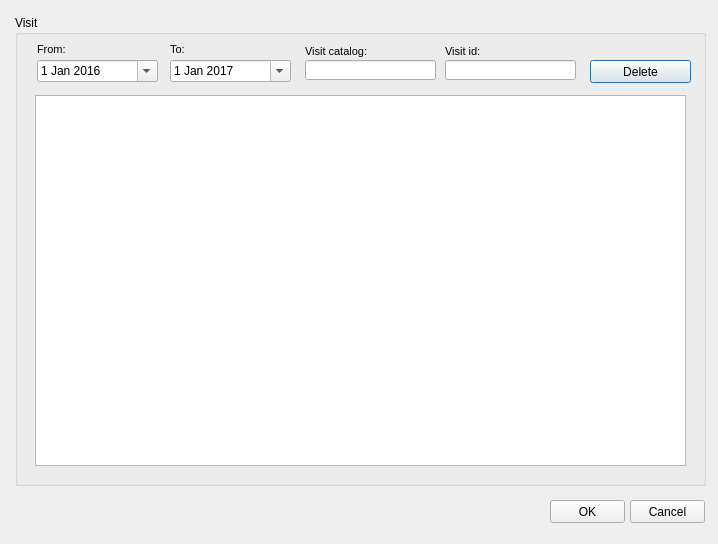
<?xml version="1.0" encoding="UTF-8"?>
<ui version="4.0">
 <class>Dialog</class>
 <widget class="QDialog" name="Dialog">
  <property name="geometry">
   <rect>
    <x>0</x>
    <y>0</y>
    <width>718</width>
    <height>544</height>
   </rect>
  </property>
  <property name="windowTitle">
   <string>Dialog</string>
  </property>
  <widget class="QGroupBox" name="groupBox">
   <property name="geometry">
    <rect>
     <x>15</x>
     <y>15</y>
     <width>691</width>
     <height>471</height>
    </rect>
   </property>
   <property name="title">
    <string>Visit</string>
   </property>
   <widget class="QTableView" name="tbl_psm">
    <property name="geometry">
     <rect>
      <x>20</x>
      <y>80</y>
      <width>651</width>
      <height>371</height>
     </rect>
    </property>
    <property name="sortingEnabled">
     <bool>true</bool>
    </property>
   </widget>
   <widget class="QPushButton" name="btn_delete">
    <property name="geometry">
     <rect>
      <x>575</x>
      <y>45</y>
      <width>101</width>
      <height>23</height>
     </rect>
    </property>
    <property name="text">
     <string>Delete</string>
    </property>
   </widget>
   <widget class="QDateEdit" name="date_event_to">
    <property name="geometry">
     <rect>
      <x>155</x>
      <y>45</y>
      <width>121</width>
      <height>22</height>
     </rect>
    </property>
    <property name="date">
     <date>
      <year>2017</year>
      <month>1</month>
      <day>1</day>
     </date>
    </property>
    <property name="calendarPopup">
     <bool>true</bool>
    </property>
   </widget>
   <widget class="QLabel" name="label_data_event_from">
    <property name="geometry">
     <rect>
      <x>22</x>
      <y>23</y>
      <width>90</width>
      <height>22</height>
     </rect>
    </property>
    <property name="font">
     <font>
      <pointsize>8</pointsize>
     </font>
    </property>
    <property name="frameShape">
     <enum>QFrame::NoFrame</enum>
    </property>
    <property name="frameShadow">
     <enum>QFrame::Plain</enum>
    </property>
    <property name="text">
     <string>From:</string>
    </property>
    <property name="textFormat">
     <enum>Qt::AutoText</enum>
    </property>
    <property name="scaledContents">
     <bool>false</bool>
    </property>
    <property name="alignment">
     <set>Qt::AlignLeading|Qt::AlignLeft|Qt::AlignVCenter</set>
    </property>
    <property name="margin">
     <number>3</number>
    </property>
   </widget>
   <widget class="QLabel" name="label_data_event_to">
    <property name="geometry">
     <rect>
      <x>155</x>
      <y>23</y>
      <width>31</width>
      <height>22</height>
     </rect>
    </property>
    <property name="font">
     <font>
      <pointsize>8</pointsize>
     </font>
    </property>
    <property name="frameShape">
     <enum>QFrame::NoFrame</enum>
    </property>
    <property name="frameShadow">
     <enum>QFrame::Raised</enum>
    </property>
    <property name="text">
     <string>To:</string>
    </property>
    <property name="textFormat">
     <enum>Qt::AutoText</enum>
    </property>
    <property name="scaledContents">
     <bool>false</bool>
    </property>
    <property name="margin">
     <number>3</number>
    </property>
   </widget>
   <widget class="QDateEdit" name="date_event_from">
    <property name="geometry">
     <rect>
      <x>22</x>
      <y>45</y>
      <width>121</width>
      <height>22</height>
     </rect>
    </property>
    <property name="date">
     <date>
      <year>2016</year>
      <month>1</month>
      <day>1</day>
     </date>
    </property>
    <property name="calendarPopup">
     <bool>true</bool>
    </property>
   </widget>
   <widget class="QLabel" name="label_data_event_to_3">
    <property name="geometry">
     <rect>
      <x>430</x>
      <y>25</y>
      <width>116</width>
      <height>22</height>
     </rect>
    </property>
    <property name="font">
     <font>
      <pointsize>8</pointsize>
     </font>
    </property>
    <property name="frameShape">
     <enum>QFrame::NoFrame</enum>
    </property>
    <property name="frameShadow">
     <enum>QFrame::Raised</enum>
    </property>
    <property name="text">
     <string>Visit id:</string>
    </property>
    <property name="textFormat">
     <enum>Qt::AutoText</enum>
    </property>
    <property name="scaledContents">
     <bool>false</bool>
    </property>
    <property name="margin">
     <number>3</number>
    </property>
   </widget>
   <widget class="QLineEdit" name="lineEdit_3">
    <property name="geometry">
     <rect>
      <x>430</x>
      <y>45</y>
      <width>131</width>
      <height>20</height>
     </rect>
    </property>
   </widget>
   <widget class="QLabel" name="label_data_event_to_4">
    <property name="geometry">
     <rect>
      <x>290</x>
      <y>25</y>
      <width>116</width>
      <height>22</height>
     </rect>
    </property>
    <property name="font">
     <font>
      <pointsize>8</pointsize>
     </font>
    </property>
    <property name="frameShape">
     <enum>QFrame::NoFrame</enum>
    </property>
    <property name="frameShadow">
     <enum>QFrame::Raised</enum>
    </property>
    <property name="text">
     <string>Visit catalog:</string>
    </property>
    <property name="textFormat">
     <enum>Qt::AutoText</enum>
    </property>
    <property name="scaledContents">
     <bool>false</bool>
    </property>
    <property name="margin">
     <number>3</number>
    </property>
   </widget>
   <widget class="QLineEdit" name="lineEdit_4">
    <property name="geometry">
     <rect>
      <x>290</x>
      <y>45</y>
      <width>131</width>
      <height>20</height>
     </rect>
    </property>
   </widget>
  </widget>
  <widget class="QPushButton" name="btn_cancel">
   <property name="geometry">
    <rect>
     <x>630</x>
     <y>500</y>
     <width>75</width>
     <height>23</height>
    </rect>
   </property>
   <property name="text">
    <string>Cancel</string>
   </property>
  </widget>
  <widget class="QPushButton" name="btn_accept">
   <property name="geometry">
    <rect>
     <x>550</x>
     <y>500</y>
     <width>75</width>
     <height>23</height>
    </rect>
   </property>
   <property name="text">
    <string>OK</string>
   </property>
  </widget>
 </widget>
 <resources/>
 <connections/>
</ui>
